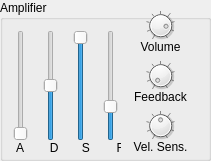
  <widget class="QGroupBox" name="groupBox_9">
   <property name="geometry">
    <rect>
     <x>570</x>
     <y>80</y>
     <width>211</width>
     <height>161</height>
    </rect>
   </property>
   <property name="title">
    <string>Amplifier</string>
   </property>
   <widget class="EGSlider" name="ampAttack">
    <property name="geometry">
     <rect>
      <x>10</x>
      <y>30</y>
      <width>22</width>
      <height>111</height>
     </rect>
    </property>
    <property name="maximum">
     <number>127</number>
    </property>
    <property name="orientation">
     <enum>Qt::Vertical</enum>
    </property>
   </widget>
   <widget class="EGSlider" name="ampDecay">
    <property name="geometry">
     <rect>
      <x>40</x>
      <y>30</y>
      <width>22</width>
      <height>111</height>
     </rect>
    </property>
    <property name="maximum">
     <number>127</number>
    </property>
    <property name="value">
     <number>64</number>
    </property>
    <property name="orientation">
     <enum>Qt::Vertical</enum>
    </property>
   </widget>
   <widget class="EGSlider" name="ampRelease">
    <property name="geometry">
     <rect>
      <x>100</x>
      <y>30</y>
      <width>22</width>
      <height>111</height>
     </rect>
    </property>
    <property name="maximum">
     <number>127</number>
    </property>
    <property name="value">
     <number>36</number>
    </property>
    <property name="orientation">
     <enum>Qt::Vertical</enum>
    </property>
    <property name="tickPosition">
     <enum>QSlider::NoTicks</enum>
    </property>
   </widget>
   <widget class="EGSlider" name="ampSustain">
    <property name="geometry">
     <rect>
      <x>70</x>
      <y>30</y>
      <width>22</width>
      <height>111</height>
     </rect>
    </property>
    <property name="maximum">
     <number>127</number>
    </property>
    <property name="value">
     <number>127</number>
    </property>
    <property name="orientation">
     <enum>Qt::Vertical</enum>
    </property>
   </widget>
   <widget class="QLabel" name="label_33">
    <property name="geometry">
     <rect>
      <x>10</x>
      <y>140</y>
      <width>111</width>
      <height>16</height>
     </rect>
    </property>
    <property name="text">
     <string>  A        D       S        R</string>
    </property>
   </widget>
   <widget class="DialKnob" name="ampVolume">
    <property name="geometry">
     <rect>
      <x>140</x>
      <y>10</y>
      <width>41</width>
      <height>31</height>
     </rect>
    </property>
    <property name="sizePolicy">
     <sizepolicy hsizetype="Fixed" vsizetype="Fixed">
      <horstretch>0</horstretch>
      <verstretch>0</verstretch>
     </sizepolicy>
    </property>
    <property name="minimumSize">
     <size>
      <width>0</width>
      <height>0</height>
     </size>
    </property>
    <property name="maximumSize">
     <size>
      <width>16777215</width>
      <height>16777215</height>
     </size>
    </property>
    <property name="minimum">
     <number>0</number>
    </property>
    <property name="maximum">
     <number>127</number>
    </property>
    <property name="value">
     <number>105</number>
    </property>
    <property name="notchTarget">
     <double>16.000000000000000</double>
    </property>
    <property name="notchesVisible">
     <bool>true</bool>
    </property>
   </widget>
   <widget class="QLabel" name="label_36">
    <property name="geometry">
     <rect>
      <x>130</x>
      <y>40</y>
      <width>61</width>
      <height>21</height>
     </rect>
    </property>
    <property name="frameShadow">
     <enum>QFrame::Plain</enum>
    </property>
    <property name="text">
     <string>Volume</string>
    </property>
    <property name="alignment">
     <set>Qt::AlignHCenter|Qt::AlignTop</set>
    </property>
   </widget>
   <widget class="DialKnob" name="ampVelSens">
    <property name="geometry">
     <rect>
      <x>140</x>
      <y>110</y>
      <width>41</width>
      <height>31</height>
     </rect>
    </property>
    <property name="sizePolicy">
     <sizepolicy hsizetype="Fixed" vsizetype="Fixed">
      <horstretch>0</horstretch>
      <verstretch>0</verstretch>
     </sizepolicy>
    </property>
    <property name="minimumSize">
     <size>
      <width>0</width>
      <height>0</height>
     </size>
    </property>
    <property name="maximumSize">
     <size>
      <width>16777215</width>
      <height>16777215</height>
     </size>
    </property>
    <property name="minimum">
     <number>-64</number>
    </property>
    <property name="maximum">
     <number>63</number>
    </property>
    <property name="notchTarget">
     <double>16.000000000000000</double>
    </property>
    <property name="notchesVisible">
     <bool>true</bool>
    </property>
   </widget>
   <widget class="QLabel" name="label_37">
    <property name="geometry">
     <rect>
      <x>130</x>
      <y>140</y>
      <width>61</width>
      <height>21</height>
     </rect>
    </property>
    <property name="frameShadow">
     <enum>QFrame::Plain</enum>
    </property>
    <property name="text">
     <string>Vel. Sens.</string>
    </property>
    <property name="alignment">
     <set>Qt::AlignHCenter|Qt::AlignTop</set>
    </property>
   </widget>
   <widget class="QLabel" name="label_28">
    <property name="geometry">
     <rect>
      <x>120</x>
      <y>90</y>
      <width>81</width>
      <height>21</height>
     </rect>
    </property>
    <property name="frameShadow">
     <enum>QFrame::Plain</enum>
    </property>
    <property name="text">
     <string>Feedback</string>
    </property>
    <property name="alignment">
     <set>Qt::AlignHCenter|Qt::AlignTop</set>
    </property>
   </widget>
   <widget class="DialKnob" name="feedback">
    <property name="geometry">
     <rect>
      <x>140</x>
      <y>60</y>
      <width>41</width>
      <height>31</height>
     </rect>
    </property>
    <property name="sizePolicy">
     <sizepolicy hsizetype="Fixed" vsizetype="Fixed">
      <horstretch>0</horstretch>
      <verstretch>0</verstretch>
     </sizepolicy>
    </property>
    <property name="minimumSize">
     <size>
      <width>0</width>
      <height>0</height>
     </size>
    </property>
    <property name="maximumSize">
     <size>
      <width>16777215</width>
      <height>16777215</height>
     </size>
    </property>
    <property name="minimum">
     <number>0</number>
    </property>
    <property name="maximum">
     <number>127</number>
    </property>
    <property name="notchTarget">
     <double>16.000000000000000</double>
    </property>
    <property name="notchesVisible">
     <bool>true</bool>
    </property>
   </widget>
   <zorder>label_28</zorder>
   <zorder>label_37</zorder>
   <zorder>label_36</zorder>
   <zorder>ampAttack</zorder>
   <zorder>ampDecay</zorder>
   <zorder>ampRelease</zorder>
   <zorder>ampSustain</zorder>
   <zorder>label_33</zorder>
   <zorder>ampVolume</zorder>
   <zorder>ampVelSens</zorder>
   <zorder>feedback</zorder>
  </widget>
